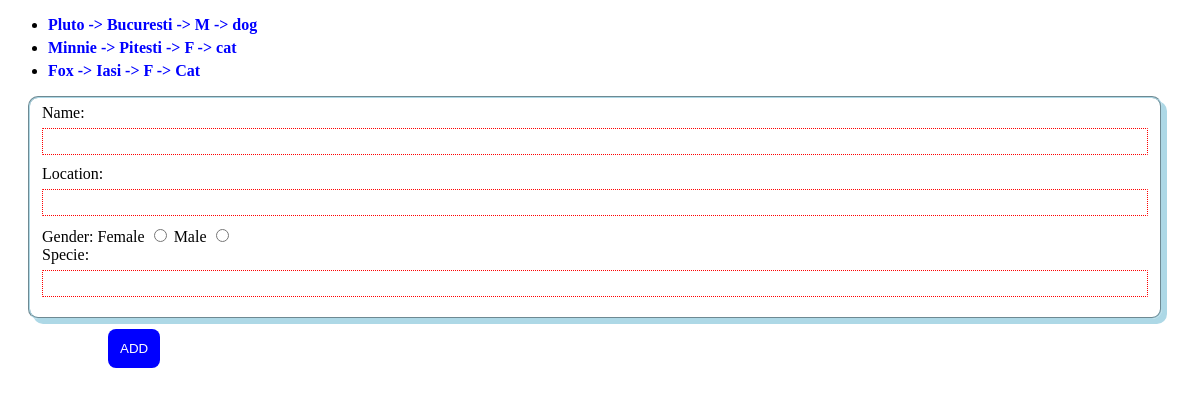
The app's page /pets/, older data.
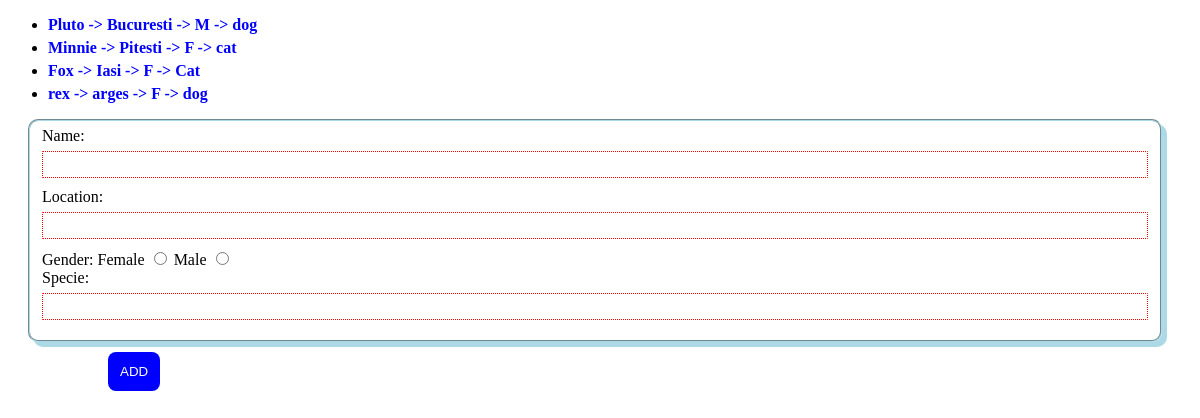
The same page, newer data.
### pets/models.py (models this page shows)
class Pet(models.Model):
    name = models.CharField(max_length=50)
    location = models.CharField(max_length=30)
    gender = models.CharField(max_length=1, choices=PET_GENDERS, null=False)
    species = models.CharField(max_length=6, choices=PET_TYPES)
    def __str__(self):
        return f"{self.name} -> {self.location} -> {self.gender} -> {self.species}"

### pets/views.py (the view)
# urls.py: path("", views.PetsView.as_view(), name="all_pets"),
class PetsView(generic.ListView):
    template_name = "all_pets.html"
    context_object_name = "pets"
    def get_queryset(self):
        return Pet.objects.all()

### pets/templates/all_pets.html (shortened to what this page needs)
<!doctype html>
<html lang="en">
<head>
    {% load static %}
    <link rel="stylesheet" href="{% static 'style.css' %}">
</head>
<body>
{% if pets %}
    <ul>
        {% for pet in pets %}
            <li>
                <a href="{% url 'pets:pet_details' pet.id %}">{{pet}}</a>
            </li>
        {% endfor %}
    </ul>
{% endif %}
{% include "add_pet_form.html" %}
</body>
</html>

### pets/templates/add_pet_form.html (shortened to what this page needs)
<form action="{% url 'pets:add' %}" method="post">
    <fieldset>
        <label for="name">
            Name:
        </label>
        <input type="text" name="name" id="name">
        <br>
         <label for="location">
            Location:
        </label>
        <input type="text" name="location" id="location">
        <br>
        <label for="gender">
            Gender:
        </label>
        <label for="gender(F)">
            Female
        </label>
        <input type="radio" name="gender" id="gender(F)" value="F">
        <label for="gender(M)">
            Male
        </label>
        <input type="radio" name="gender" id="gender(M)" value="M">
        <br>
        <label for="species">
            Specie:
        </label>
        <input type="text" name="species" id="species">
    </fieldset>
    <input type="submit" value="ADD">
</form>

### pets/static/style.css (style rules this page uses)
li a { color:blue; text-decoration:none; font-weight:bold; }
input[type=submit] { background-color:blue; color:white; border:none; padding:12px; margin-left:100px; cursor:pointer; border-radius:8px; transition:0.3s scale; }
fieldset { border-radius:10px; border-color:lightblue; box-shadow:5px 5px lightblue; margin:10px 30px 10px 20px; }
input[type=text] { width:100%; padding:5px; border:1.5px dotted red; border-radius:1px; box-sizing:border-box; margin-top:6px; margin-bottom:10px; }
li { margin-bottom:5px; }

Row changes from the older to the newer data that the page shows:
added Pet: name+location+gender "rex -> arges -> F -> dog"
